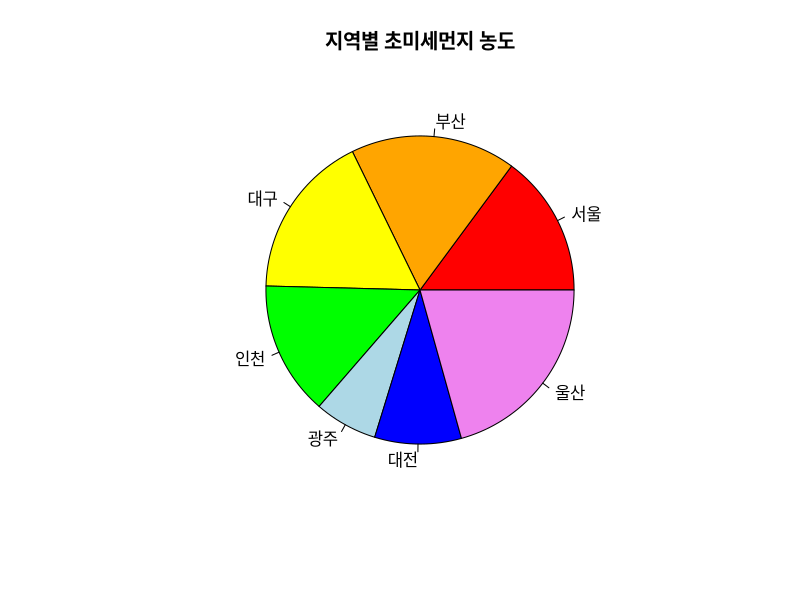
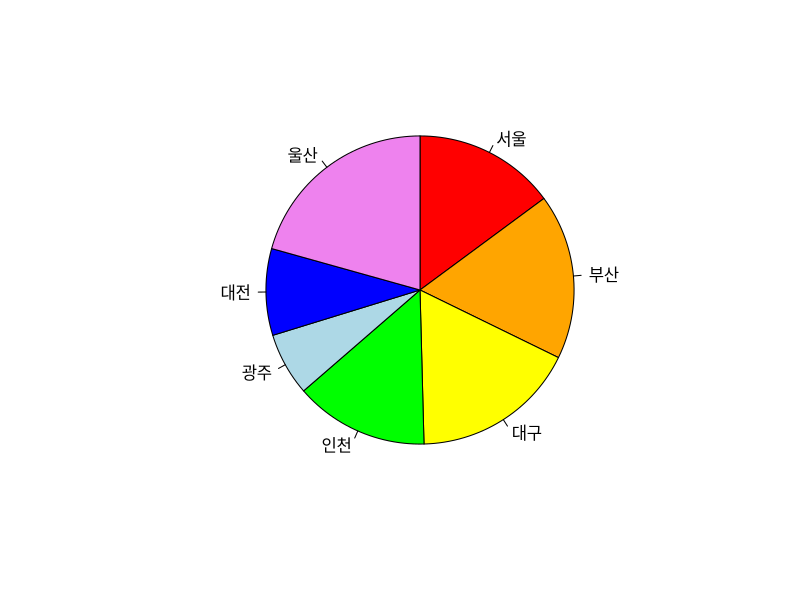

Write the R code that produced these figures, in order.
city <- c("서울","부산","대구","인천","광주","대전","울산")
pm25 <- c(18, 21, 21, 17, 8, 11, 25)
colors <- c("red","orange","yellow","green","lightblue","blue","violet")

pie(pm25,labels=city,col=colors,main="지역별 초미세먼지 농도")

pie(pm25, labels=city, col=colors, mian="지역별 초미세먼지 농도",init.angle=90,clockwise=T)
